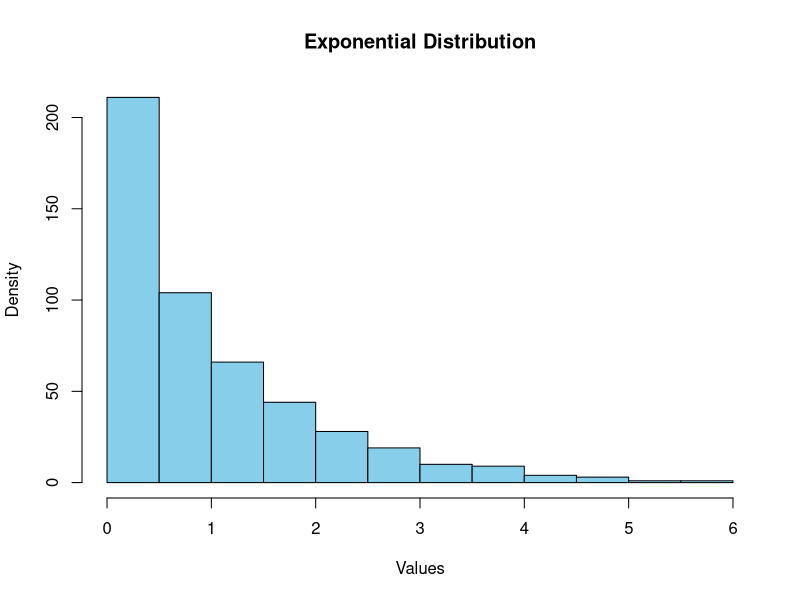
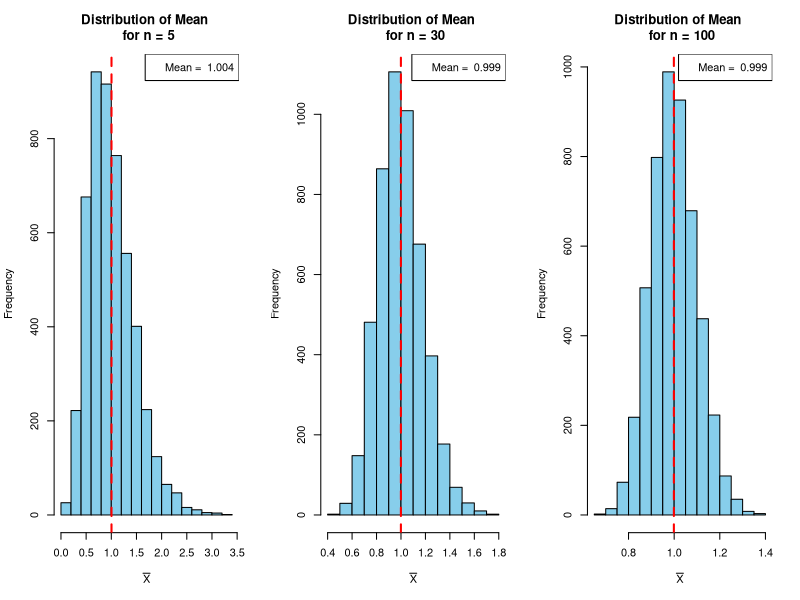

Here is the R script that generated these plots, in order:
## ---- chunk 1
knitr::opts_chunk$set(echo = TRUE, message = FALSE, warning = FALSE)
## ---- chunk 2
library(ggplot2)
## ---- chunk 3
set.seed(11101987) # scorpio
values <- rexp(n = 500, rate = 1)

hist(
  values,
  main = "Exponential Distribution",
  xlab = "Values",
  ylab = "Density",
  col = "skyblue"
)

# I found a great example of how to do this
# Here https://makemeanalyst.com/statistics-with-r/exponential-distribution-in-r-programming/#

## ---- chunk 4
mean(values)
## ---- chunk 5
# Generate random values from an exponential distribution with rate = 1
set.seed(11101987) # scorpio
B <- 5000

x_bar5 <- rep(NA, B)

# for loop for samples size n = 5
for(i in 1:B){
  samplen5 <- rexp(n = 5, rate = 1)
  x_bar5[i] <- mean(samplen5) # mean n = 5
}

x_bar30 <- rep(NA, B)

# for loop for samples size n = 30
for(i in 1:B){
  samplen30 <- rexp(n = 30, rate = 1)
  x_bar30[i] <- mean(samplen30) # mean n = 30
}

x_bar100 <- rep(NA, B)

# for loop for samples size n = 100
for(i in 1:B){
  samplen100 <- rexp(n = 100, rate = 1)
  x_bar100[i] <- mean(samplen100) # mean n = 100
}

# from the bootstrap_ci lecture
par(mfrow = c(1,3)) # arrange plots in a grid
hist(x_bar5,
     xlab = expression(bar(X)),
     col = "skyblue",
     main = "Distribution of Mean \n for n = 5")
abline(v = mean(x_bar5), col = "red", lwd = 2, lty = "dashed")
legend("topright", legend = paste("Mean = ", round(mean(x_bar5), 3)))


hist(x_bar30,
     xlab = expression(bar(X)),
     col = "skyblue",
     main = "Distribution of Mean \n for n = 30")
abline(v = mean(x_bar30), col = "red", lwd = 2, lty = "dashed")
legend("topright", legend = paste("Mean = ", round(mean(x_bar30), 3)))

hist(x_bar100,
     xlab = expression(bar(X)),
     col = "skyblue",
     main = "Distribution of Mean \n for n = 100")
abline(v = mean(x_bar100), col = "red", lwd = 2, lty = "dashed")
legend("topright", legend = paste("Mean = ", round(mean(x_bar100), 3)))
## ---- chunk 6
set.seed(11101987) # scorpio
sample10 <- rexp(n = 10, rate = 1)

mean(sample10) + c(-1,1) + qnorm(0.975) * 1/sqrt(10) # using the normal distribution (incorrect method)

mean(sample10) + c(-1, 1) + qt(0.975, 9) * 1/sqrt(10) # using the t-distribution (correct method)
